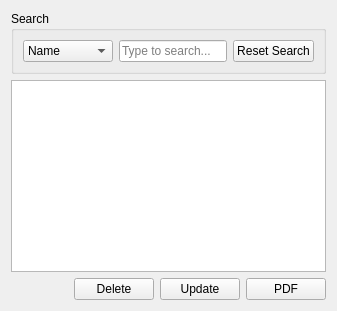
                <widget class="QWidget" name="clientManageTab">
                 <attribute name="title">
                  <string>Manage Clients</string>
                 </attribute>
                 <layout class="QVBoxLayout" name="clientManageLayout">
                  <item>
                   <widget class="QGroupBox" name="clientSearchGroupBox">
                    <property name="title">
                     <string>Search</string>
                    </property>
                    <layout class="QHBoxLayout" name="clientSearchLayout">
                     <item>
                      <widget class="QComboBox" name="clientSearchCriteriaComboBox">
                       <item>
                        <property name="text">
                         <string>Name</string>
                        </property>
                       </item>
                       <item>
                        <property name="text">
                         <string>Sector</string>
                        </property>
                       </item>
                       <item>
                        <property name="text">
                         <string>Email</string>
                        </property>
                       </item>
                       <item>
                        <property name="text">
                         <string>Contact</string>
                        </property>
                       </item>
                       <item>
                        <property name="text">
                         <string>Date Time</string>
                        </property>
                       </item>
                       <item>
                        <property name="text">
                         <string>Consultant</string>
                        </property>
                       </item>
                      </widget>
                     </item>
                     <item>
                      <widget class="QLineEdit" name="clientSearchInput">
                       <property name="placeholderText">
                        <string>Type to search...</string>
                       </property>
                      </widget>
                     </item>
                     <item>
                      <widget class="QPushButton" name="clientResetSearchButton">
                       <property name="text">
                        <string>Reset Search</string>
                       </property>
                      </widget>
                     </item>
                    </layout>
                   </widget>
                  </item>
                  <item>
                   <widget class="QTableView" name="clientTableView">
                    <property name="selectionMode">
                     <enum>QAbstractItemView::SelectionMode::SingleSelection</enum>
                    </property>
                    <property name="selectionBehavior">
                     <enum>QAbstractItemView::SelectionBehavior::SelectRows</enum>
                    </property>
                   </widget>
                  </item>
                  <item>
                   <layout class="QHBoxLayout" name="clientManageButtonLayout">
                    <item>
                     <spacer name="clientManageHorizontalSpacer">
                      <property name="orientation">
                       <enum>Qt::Orientation::Horizontal</enum>
                      </property>
                      <property name="sizeHint" stdset="0">
                       <size>
                        <width>40</width>
                        <height>20</height>
                       </size>
                      </property>
                     </spacer>
                    </item>
                    <item>
                     <widget class="QPushButton" name="clientDeleteButton">
                      <property name="text">
                       <string>Delete</string>
                      </property>
                     </widget>
                    </item>
                    <item>
                     <widget class="QPushButton" name="clientUpdateButton">
                      <property name="text">
                       <string>Update</string>
                      </property>
                     </widget>
                    </item>
                    <item>
                     <widget class="QPushButton" name="clientExportPdfButton">
                      <property name="text">
                       <string>PDF</string>
                      </property>
                     </widget>
                    </item>
                   </layout>
                  </item>
                 </layout>
                </widget>
